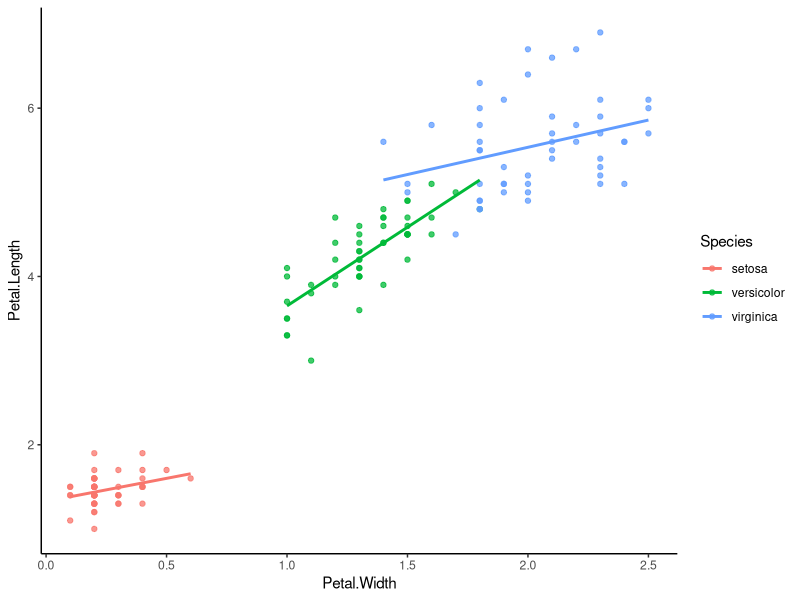

Generate this figure with R:
## ---- chunk 1
library(tidyverse)
ggplot(iris, aes(x = Petal.Width, y = Petal.Length, color = Species)) +
  geom_point(alpha = 0.75) +
  geom_smooth(method = 'lm', se = F) +
  theme_classic()
